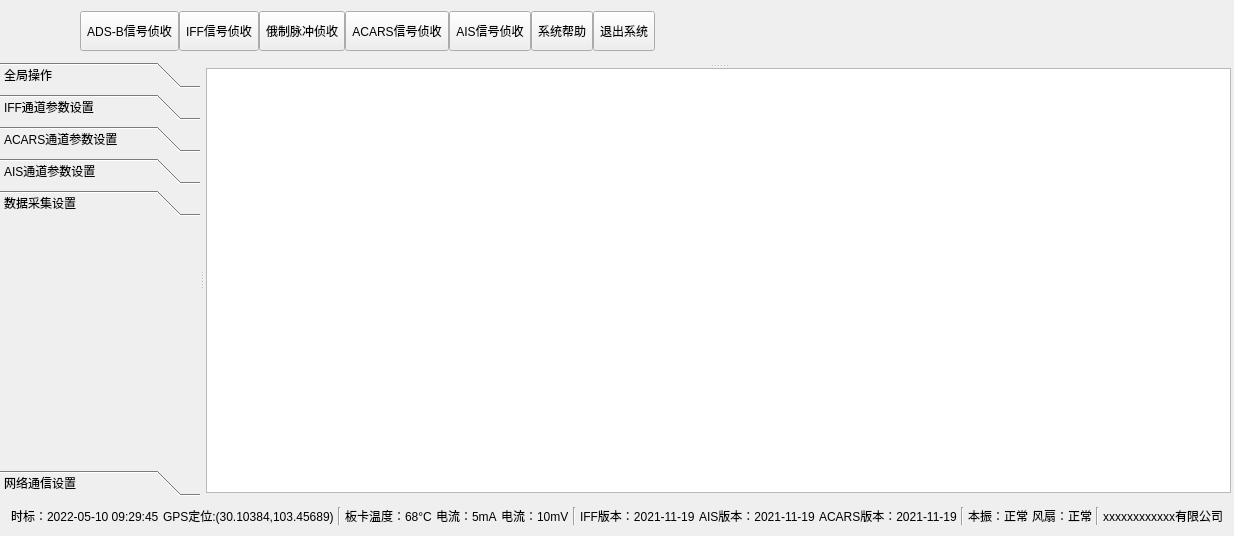
<?xml version="1.0" encoding="UTF-8"?>
<ui version="4.0">
 <class>MainWindow</class>
 <widget class="QMainWindow" name="MainWindow">
  <property name="geometry">
   <rect>
    <x>0</x>
    <y>0</y>
    <width>1202</width>
    <height>536</height>
   </rect>
  </property>
  <property name="windowTitle">
   <string>MainWindow</string>
  </property>
  <widget class="QWidget" name="centralWidget">
   <layout class="QVBoxLayout" name="verticalLayout">
    <property name="spacing">
     <number>0</number>
    </property>
    <property name="leftMargin">
     <number>0</number>
    </property>
    <property name="topMargin">
     <number>0</number>
    </property>
    <property name="rightMargin">
     <number>0</number>
    </property>
    <property name="bottomMargin">
     <number>0</number>
    </property>
    <item>
     <widget class="QWidget" name="widgetTitle" native="true">
      <property name="sizePolicy">
       <sizepolicy hsizetype="Preferred" vsizetype="Fixed">
        <horstretch>0</horstretch>
        <verstretch>0</verstretch>
       </sizepolicy>
      </property>
      <layout class="QHBoxLayout" name="horizontalLayout_3">
       <property name="spacing">
        <number>10</number>
       </property>
       <property name="leftMargin">
        <number>10</number>
       </property>
       <property name="topMargin">
        <number>0</number>
       </property>
       <property name="rightMargin">
        <number>0</number>
       </property>
       <property name="bottomMargin">
        <number>0</number>
       </property>
       <item>
        <widget class="QLabel" name="labIcon">
         <property name="sizePolicy">
          <sizepolicy hsizetype="Expanding" vsizetype="Expanding">
           <horstretch>0</horstretch>
           <verstretch>0</verstretch>
          </sizepolicy>
         </property>
         <property name="minimumSize">
          <size>
           <width>0</width>
           <height>0</height>
          </size>
         </property>
         <property name="maximumSize">
          <size>
           <width>32</width>
           <height>32</height>
          </size>
         </property>
         <property name="sizeIncrement">
          <size>
           <width>50</width>
           <height>50</height>
          </size>
         </property>
         <property name="styleSheet">
          <string notr="true"/>
         </property>
         <property name="text">
          <string/>
         </property>
        </widget>
       </item>
       <item>
        <widget class="QLabel" name="labTitle">
         <property name="text">
          <string/>
         </property>
        </widget>
       </item>
       <item>
        <widget class="QWidget" name="widgetTop" native="true">
         <layout class="QHBoxLayout" name="horizontalLayout_2">
          <property name="spacing">
           <number>0</number>
          </property>
          <item>
           <widget class="QToolButton" name="toolButton">
            <property name="sizePolicy">
             <sizepolicy hsizetype="Fixed" vsizetype="Expanding">
              <horstretch>0</horstretch>
              <verstretch>0</verstretch>
             </sizepolicy>
            </property>
            <property name="text">
             <string>ADS-B信号侦收</string>
            </property>
            <property name="icon">
             <iconset resource="image.qrc">
              <normaloff>:/Image/airplane.png</normaloff>:/Image/airplane.png</iconset>
            </property>
            <property name="iconSize">
             <size>
              <width>50</width>
              <height>50</height>
             </size>
            </property>
            <property name="toolButtonStyle">
             <enum>Qt::ToolButtonTextUnderIcon</enum>
            </property>
           </widget>
          </item>
          <item>
           <widget class="QToolButton" name="toolButton_2">
            <property name="sizePolicy">
             <sizepolicy hsizetype="Fixed" vsizetype="Expanding">
              <horstretch>0</horstretch>
              <verstretch>0</verstretch>
             </sizepolicy>
            </property>
            <property name="text">
             <string>IFF信号侦收</string>
            </property>
            <property name="icon">
             <iconset resource="image.qrc">
              <normaloff>:/Image/sharpicons_signal-4.png</normaloff>:/Image/sharpicons_signal-4.png</iconset>
            </property>
            <property name="iconSize">
             <size>
              <width>50</width>
              <height>50</height>
             </size>
            </property>
            <property name="toolButtonStyle">
             <enum>Qt::ToolButtonTextUnderIcon</enum>
            </property>
           </widget>
          </item>
          <item>
           <widget class="QToolButton" name="toolButton_5">
            <property name="sizePolicy">
             <sizepolicy hsizetype="Fixed" vsizetype="Expanding">
              <horstretch>0</horstretch>
              <verstretch>0</verstretch>
             </sizepolicy>
            </property>
            <property name="text">
             <string>俄制脉冲侦收</string>
            </property>
            <property name="icon">
             <iconset resource="image.qrc">
              <normaloff>:/Image/sharpicons_signal-wave (1).png</normaloff>:/Image/sharpicons_signal-wave (1).png</iconset>
            </property>
            <property name="iconSize">
             <size>
              <width>50</width>
              <height>50</height>
             </size>
            </property>
            <property name="toolButtonStyle">
             <enum>Qt::ToolButtonTextUnderIcon</enum>
            </property>
           </widget>
          </item>
          <item>
           <widget class="QToolButton" name="toolButton_3">
            <property name="sizePolicy">
             <sizepolicy hsizetype="Fixed" vsizetype="Expanding">
              <horstretch>0</horstretch>
              <verstretch>0</verstretch>
             </sizepolicy>
            </property>
            <property name="text">
             <string>ACARS信号侦收</string>
            </property>
            <property name="icon">
             <iconset resource="image.qrc">
              <normaloff>:/Image/Airplane_Landing.png</normaloff>:/Image/Airplane_Landing.png</iconset>
            </property>
            <property name="iconSize">
             <size>
              <width>50</width>
              <height>50</height>
             </size>
            </property>
            <property name="toolButtonStyle">
             <enum>Qt::ToolButtonTextUnderIcon</enum>
            </property>
           </widget>
          </item>
          <item>
           <widget class="QToolButton" name="toolButton_4">
            <property name="sizePolicy">
             <sizepolicy hsizetype="Fixed" vsizetype="Expanding">
              <horstretch>0</horstretch>
              <verstretch>0</verstretch>
             </sizepolicy>
            </property>
            <property name="text">
             <string>AIS信号侦收</string>
            </property>
            <property name="icon">
             <iconset resource="image.qrc">
              <normaloff>:/Image/轮船.png</normaloff>:/Image/轮船.png</iconset>
            </property>
            <property name="iconSize">
             <size>
              <width>50</width>
              <height>50</height>
             </size>
            </property>
            <property name="toolButtonStyle">
             <enum>Qt::ToolButtonTextUnderIcon</enum>
            </property>
           </widget>
          </item>
          <item>
           <widget class="QToolButton" name="toolButton_7">
            <property name="sizePolicy">
             <sizepolicy hsizetype="Fixed" vsizetype="Expanding">
              <horstretch>0</horstretch>
              <verstretch>0</verstretch>
             </sizepolicy>
            </property>
            <property name="text">
             <string>系统帮助</string>
            </property>
            <property name="icon">
             <iconset resource="image.qrc">
              <normaloff>:/Image/help-fill.png</normaloff>:/Image/help-fill.png</iconset>
            </property>
            <property name="iconSize">
             <size>
              <width>50</width>
              <height>50</height>
             </size>
            </property>
            <property name="toolButtonStyle">
             <enum>Qt::ToolButtonTextUnderIcon</enum>
            </property>
           </widget>
          </item>
          <item>
           <widget class="QToolButton" name="toolButton_6">
            <property name="sizePolicy">
             <sizepolicy hsizetype="Fixed" vsizetype="Expanding">
              <horstretch>0</horstretch>
              <verstretch>0</verstretch>
             </sizepolicy>
            </property>
            <property name="text">
             <string>退出系统</string>
            </property>
            <property name="icon">
             <iconset resource="image.qrc">
              <normaloff>:/Image/exit.png</normaloff>:/Image/exit.png</iconset>
            </property>
            <property name="iconSize">
             <size>
              <width>50</width>
              <height>50</height>
             </size>
            </property>
            <property name="toolButtonStyle">
             <enum>Qt::ToolButtonTextUnderIcon</enum>
            </property>
           </widget>
          </item>
         </layout>
        </widget>
       </item>
       <item>
        <spacer name="horizontalSpacer">
         <property name="orientation">
          <enum>Qt::Horizontal</enum>
         </property>
         <property name="sizeHint" stdset="0">
          <size>
           <width>40</width>
           <height>20</height>
          </size>
         </property>
        </spacer>
       </item>
       <item>
        <widget class="QWidget" name="widgetMenu" native="true">
         <layout class="QGridLayout" name="gridLayout">
          <property name="leftMargin">
           <number>0</number>
          </property>
          <property name="topMargin">
           <number>0</number>
          </property>
          <property name="rightMargin">
           <number>0</number>
          </property>
          <property name="bottomMargin">
           <number>0</number>
          </property>
          <property name="spacing">
           <number>0</number>
          </property>
          <item row="0" column="2">
           <widget class="QPushButton" name="btnMenu_Close">
            <property name="text">
             <string/>
            </property>
            <property name="icon">
             <iconset resource="image.qrc">
              <normaloff>:/Image/titleclose.png</normaloff>:/Image/titleclose.png</iconset>
            </property>
            <property name="flat">
             <bool>true</bool>
            </property>
           </widget>
          </item>
          <item row="0" column="1">
           <widget class="QPushButton" name="btnMenu_Max">
            <property name="text">
             <string/>
            </property>
            <property name="icon">
             <iconset resource="image.qrc">
              <normaloff>:/Image/titlemax.png</normaloff>:/Image/titlemax.png</iconset>
            </property>
            <property name="flat">
             <bool>true</bool>
            </property>
           </widget>
          </item>
          <item row="0" column="0">
           <widget class="QPushButton" name="btnMenu_Min">
            <property name="text">
             <string/>
            </property>
            <property name="icon">
             <iconset resource="image.qrc">
              <normaloff>:/Image/titlemini.png</normaloff>:/Image/titlemini.png</iconset>
            </property>
            <property name="flat">
             <bool>true</bool>
            </property>
           </widget>
          </item>
          <item row="1" column="1">
           <spacer name="verticalSpacer">
            <property name="orientation">
             <enum>Qt::Vertical</enum>
            </property>
            <property name="sizeHint" stdset="0">
             <size>
              <width>20</width>
              <height>40</height>
             </size>
            </property>
           </spacer>
          </item>
         </layout>
        </widget>
       </item>
      </layout>
     </widget>
    </item>
    <item>
     <widget class="QSplitter" name="splitterV">
      <property name="orientation">
       <enum>Qt::Horizontal</enum>
      </property>
      <widget class="QToolBox" name="toolBox">
       <property name="minimumSize">
        <size>
         <width>100</width>
         <height>100</height>
        </size>
       </property>
       <property name="maximumSize">
        <size>
         <width>200</width>
         <height>16777215</height>
        </size>
       </property>
       <property name="currentIndex">
        <number>4</number>
       </property>
       <widget class="QWidget" name="page">
        <property name="geometry">
         <rect>
          <x>0</x>
          <y>0</y>
          <width>200</width>
          <height>250</height>
         </rect>
        </property>
        <attribute name="label">
         <string>全局操作</string>
        </attribute>
        <widget class="QWidget" name="widget" native="true">
         <property name="geometry">
          <rect>
           <x>10</x>
           <y>0</y>
           <width>181</width>
           <height>271</height>
          </rect>
         </property>
         <property name="sizePolicy">
          <sizepolicy hsizetype="Fixed" vsizetype="Expanding">
           <horstretch>0</horstretch>
           <verstretch>0</verstretch>
          </sizepolicy>
         </property>
         <layout class="QVBoxLayout" name="verticalLayout_2">
          <property name="spacing">
           <number>1</number>
          </property>
          <item>
           <widget class="QPushButton" name="pushButton">
            <property name="text">
             <string>全局复位</string>
            </property>
           </widget>
          </item>
          <item>
           <widget class="QPushButton" name="pushButton_3">
            <property name="text">
             <string>开始传输</string>
            </property>
           </widget>
          </item>
          <item>
           <widget class="QPushButton" name="pushButton_4">
            <property name="text">
             <string>停止传输</string>
            </property>
           </widget>
          </item>
          <item>
           <widget class="QDateTimeEdit" name="dateTimeEdit">
            <property name="sizePolicy">
             <sizepolicy hsizetype="Expanding" vsizetype="Fixed">
              <horstretch>0</horstretch>
              <verstretch>0</verstretch>
             </sizepolicy>
            </property>
           </widget>
          </item>
          <item>
           <widget class="QPushButton" name="pushButton_2">
            <property name="sizePolicy">
             <sizepolicy hsizetype="Expanding" vsizetype="Fixed">
              <horstretch>0</horstretch>
              <verstretch>0</verstretch>
             </sizepolicy>
            </property>
            <property name="text">
             <string>系统授时</string>
            </property>
           </widget>
          </item>
         </layout>
        </widget>
       </widget>
       <widget class="QWidget" name="page_2">
        <property name="geometry">
         <rect>
          <x>0</x>
          <y>0</y>
          <width>200</width>
          <height>250</height>
         </rect>
        </property>
        <attribute name="label">
         <string>IFF通道参数设置</string>
        </attribute>
       </widget>
       <widget class="QWidget" name="page_3">
        <property name="geometry">
         <rect>
          <x>0</x>
          <y>0</y>
          <width>200</width>
          <height>250</height>
         </rect>
        </property>
        <attribute name="label">
         <string>ACARS通道参数设置</string>
        </attribute>
       </widget>
       <widget class="QWidget" name="page_4">
        <property name="geometry">
         <rect>
          <x>0</x>
          <y>0</y>
          <width>200</width>
          <height>250</height>
         </rect>
        </property>
        <attribute name="label">
         <string>AIS通道参数设置</string>
        </attribute>
       </widget>
       <widget class="QWidget" name="page_5">
        <property name="geometry">
         <rect>
          <x>0</x>
          <y>0</y>
          <width>200</width>
          <height>250</height>
         </rect>
        </property>
        <attribute name="label">
         <string>数据采集设置</string>
        </attribute>
       </widget>
       <widget class="QWidget" name="page_6">
        <property name="geometry">
         <rect>
          <x>0</x>
          <y>0</y>
          <width>200</width>
          <height>250</height>
         </rect>
        </property>
        <attribute name="label">
         <string>网络通信设置</string>
        </attribute>
       </widget>
      </widget>
      <widget class="QWidget" name="widgetMain" native="true">
       <layout class="QHBoxLayout" name="horizontalLayout">
        <property name="spacing">
         <number>3</number>
        </property>
        <property name="leftMargin">
         <number>2</number>
        </property>
        <property name="topMargin">
         <number>2</number>
        </property>
        <property name="rightMargin">
         <number>3</number>
        </property>
        <property name="bottomMargin">
         <number>3</number>
        </property>
        <item>
         <widget class="QSplitter" name="splitterH">
          <property name="frameShadow">
           <enum>QFrame::Raised</enum>
          </property>
          <property name="lineWidth">
           <number>1</number>
          </property>
          <property name="orientation">
           <enum>Qt::Vertical</enum>
          </property>
          <widget class="QWidget" name="mapwidget" native="true">
           <layout class="QHBoxLayout" name="horizontalLayout_6">
            <property name="spacing">
             <number>0</number>
            </property>
            <property name="leftMargin">
             <number>0</number>
            </property>
            <property name="topMargin">
             <number>0</number>
            </property>
            <property name="rightMargin">
             <number>0</number>
            </property>
            <property name="bottomMargin">
             <number>0</number>
            </property>
            <item>
             <layout class="QHBoxLayout" name="QhBox">
              <property name="spacing">
               <number>0</number>
              </property>
             </layout>
            </item>
           </layout>
          </widget>
          <widget class="QTableWidget" name="tableWidget"/>
         </widget>
        </item>
       </layout>
      </widget>
     </widget>
    </item>
    <item>
     <widget class="QWidget" name="widget_bottom" native="true">
      <property name="minimumSize">
       <size>
        <width>0</width>
        <height>38</height>
       </size>
      </property>
      <property name="maximumSize">
       <size>
        <width>16777215</width>
        <height>40</height>
       </size>
      </property>
      <layout class="QHBoxLayout" name="horizontalLayout_5">
       <property name="spacing">
        <number>4</number>
       </property>
       <item>
        <widget class="QLabel" name="label">
         <property name="sizePolicy">
          <sizepolicy hsizetype="Preferred" vsizetype="Preferred">
           <horstretch>0</horstretch>
           <verstretch>0</verstretch>
          </sizepolicy>
         </property>
         <property name="maximumSize">
          <size>
           <width>16777215</width>
           <height>16777215</height>
          </size>
         </property>
         <property name="text">
          <string>时标：2022-05-10 09:29:45</string>
         </property>
        </widget>
       </item>
       <item>
        <widget class="QLabel" name="label_2">
         <property name="text">
          <string>GPS定位:(30.10384,103.45689)</string>
         </property>
        </widget>
       </item>
       <item>
        <widget class="Line" name="line">
         <property name="orientation">
          <enum>Qt::Vertical</enum>
         </property>
        </widget>
       </item>
       <item>
        <widget class="QLabel" name="label_3">
         <property name="text">
          <string>板卡温度：68°C</string>
         </property>
        </widget>
       </item>
       <item>
        <widget class="QLabel" name="label_5">
         <property name="text">
          <string>电流：5mA</string>
         </property>
        </widget>
       </item>
       <item>
        <widget class="QLabel" name="label_6">
         <property name="text">
          <string>电流：10mV</string>
         </property>
        </widget>
       </item>
       <item>
        <widget class="Line" name="line_2">
         <property name="orientation">
          <enum>Qt::Vertical</enum>
         </property>
        </widget>
       </item>
       <item>
        <widget class="QLabel" name="label_4">
         <property name="text">
          <string>IFF版本：2021-11-19</string>
         </property>
        </widget>
       </item>
       <item>
        <widget class="QLabel" name="label_7">
         <property name="text">
          <string>AIS版本：2021-11-19</string>
         </property>
        </widget>
       </item>
       <item>
        <widget class="QLabel" name="label_8">
         <property name="text">
          <string>ACARS版本：2021-11-19</string>
         </property>
        </widget>
       </item>
       <item>
        <widget class="Line" name="line_3">
         <property name="orientation">
          <enum>Qt::Vertical</enum>
         </property>
        </widget>
       </item>
       <item>
        <widget class="QLabel" name="label_9">
         <property name="text">
          <string>本振：正常</string>
         </property>
        </widget>
       </item>
       <item>
        <widget class="QLabel" name="label_10">
         <property name="text">
          <string>风扇：正常</string>
         </property>
        </widget>
       </item>
       <item>
        <widget class="Line" name="line_4">
         <property name="orientation">
          <enum>Qt::Vertical</enum>
         </property>
        </widget>
       </item>
       <item>
        <widget class="QLabel" name="label_11">
         <property name="frameShadow">
          <enum>QFrame::Raised</enum>
         </property>
         <property name="text">
          <string>xxxxxxxxxxxx有限公司</string>
         </property>
        </widget>
       </item>
      </layout>
     </widget>
    </item>
   </layout>
  </widget>
 </widget>
 <layoutdefault spacing="6" margin="11"/>
 <resources>
  <include location="image.qrc"/>
 </resources>
 <connections/>
</ui>
